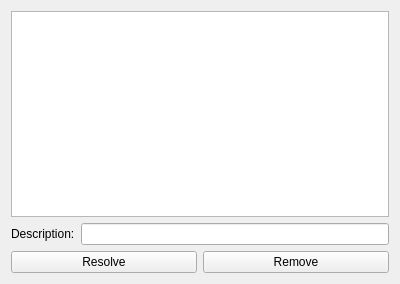
<?xml version="1.0" encoding="UTF-8"?>
<ui version="4.0">
 <class>ProgrammerWindow</class>
 <widget class="QWidget" name="ProgrammerWindow">
  <property name="geometry">
   <rect>
    <x>0</x>
    <y>0</y>
    <width>400</width>
    <height>284</height>
   </rect>
  </property>
  <property name="minimumSize">
   <size>
    <width>0</width>
    <height>284</height>
   </size>
  </property>
  <property name="windowTitle">
   <string>ProgrammerWindow</string>
  </property>
  <layout class="QVBoxLayout" name="verticalLayout_2">
   <item>
    <layout class="QVBoxLayout" name="verticalLayout">
     <item>
      <widget class="QTableView" name="tableView"/>
     </item>
     <item>
      <layout class="QFormLayout" name="formLayout">
       <item row="0" column="1">
        <widget class="QLineEdit" name="lineEdit"/>
       </item>
       <item row="0" column="0">
        <widget class="QLabel" name="label">
         <property name="text">
          <string>Description:</string>
         </property>
         <property name="buddy">
          <cstring>lineEdit</cstring>
         </property>
        </widget>
       </item>
      </layout>
     </item>
    </layout>
   </item>
   <item>
    <layout class="QHBoxLayout" name="horizontalLayout">
     <item>
      <widget class="QPushButton" name="pushButton">
       <property name="text">
        <string>Resolve</string>
       </property>
      </widget>
     </item>
     <item>
      <widget class="QPushButton" name="pushButton_2">
       <property name="text">
        <string>Remove</string>
       </property>
      </widget>
     </item>
    </layout>
   </item>
  </layout>
 </widget>
 <resources/>
 <connections>
  <connection>
   <sender>pushButton</sender>
   <signal>clicked()</signal>
   <receiver>ProgrammerWindow</receiver>
   <slot>resolveActive()</slot>
   <hints>
    <hint type="sourcelabel">
     <x>140</x>
     <y>257</y>
    </hint>
    <hint type="destinationlabel">
     <x>156</x>
     <y>279</y>
    </hint>
   </hints>
  </connection>
  <connection>
   <sender>pushButton_2</sender>
   <signal>clicked()</signal>
   <receiver>ProgrammerWindow</receiver>
   <slot>deleteActive()</slot>
   <hints>
    <hint type="sourcelabel">
     <x>315</x>
     <y>250</y>
    </hint>
    <hint type="destinationlabel">
     <x>357</x>
     <y>279</y>
    </hint>
   </hints>
  </connection>
  <connection>
   <sender>tableView</sender>
   <signal>clicked(QModelIndex)</signal>
   <receiver>ProgrammerWindow</receiver>
   <slot>clickedRow(QModelIndex)</slot>
   <hints>
    <hint type="sourcelabel">
     <x>67</x>
     <y>132</y>
    </hint>
    <hint type="destinationlabel">
     <x>5</x>
     <y>243</y>
    </hint>
   </hints>
  </connection>
 </connections>
 <slots>
  <slot>clickedRow(QModelIndex)</slot>
  <slot>resolveActive()</slot>
  <slot>deleteActive()</slot>
 </slots>
</ui>
